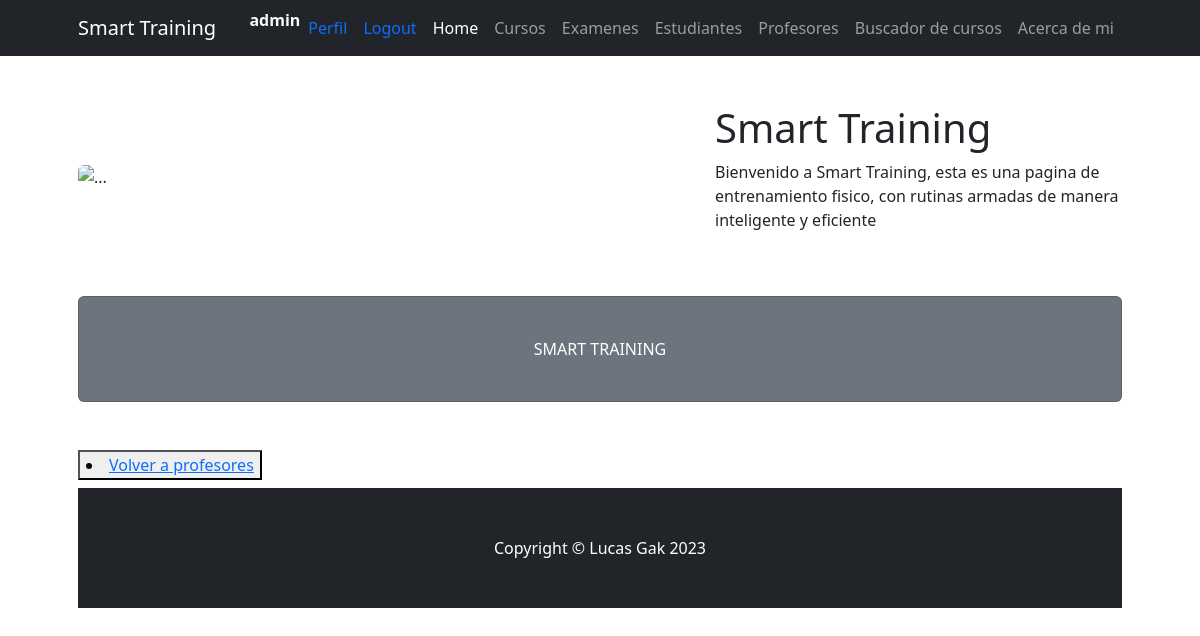
The page /ProjectoFinal23/leerProfesores (signed in) on the database as committed earlier.
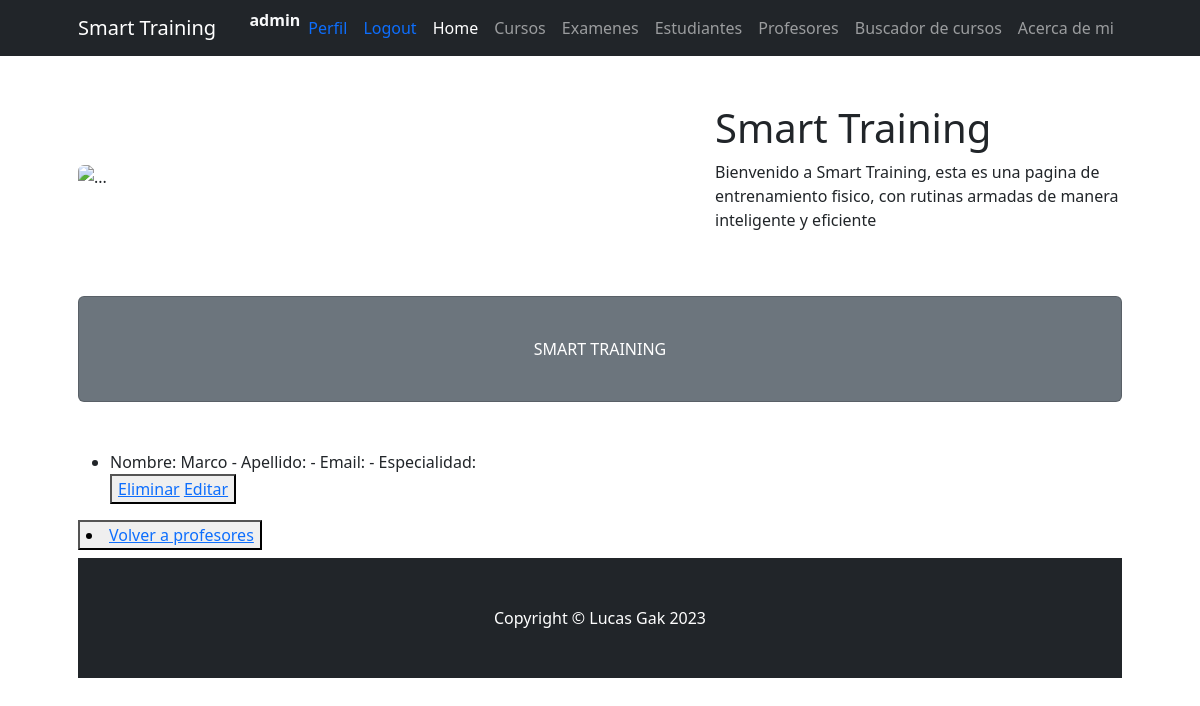
The same page on the database as committed later.
### ProjectoFinal23/models.py (models this page shows)
class Profesor(models.Model):
    nombre=models.CharField(max_length=30)
    apellido=models.CharField(max_length=30)
    email=models.EmailField()
    especialidad=models.CharField(max_length=30)
    def __str__(self):
        return f"Nombre: {self.nombre} - Apellido: {self.apellido} - Email: {self.email} - Especialidad: {self.especialidad}"

### ProjectoFinal23/views.py (the view)
# urls.py: path('leerProfesores', views.leerProfesores, name = "LeerProfesores"),
@login_required
def leerProfesores(request):
    profesores = Profesor.objects.all()
    contexto = {"profesores":profesores}
    return render(request, "ProjectoFinal23/leerProfesores.html",contexto)

### ProjectoFinal23/templates/ProjectoFinal23/leerProfesores.html
{% extends 'ProjectoFinal23/padre.html' %}
{% load static %}
{% block section1 %}
<ul>
    {% for p in profesores %}
    <li>{{p}}</li>
    <button>
        <a href="{% url 'EliminarProfesor' p.id %}"> Eliminar</a>
        <a href="{% url 'EditarProfesor' p.id %}">Editar</a>
    </button>
{% endfor %}
</ul>
<button>
    <li><a href="{% url 'profesores' %}"> Volver a profesores</a></li>
</button>
{% endblock %}

Rows that differ between the two databases and show on the page:
added Profesor: nombre+apellido+email "Nombre: Marco - Apellido: - Email: - Especialidad:"
